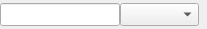
<?xml version="1.0" encoding="UTF-8"?>
<ui version="4.0">
 <class>NodeValueEnumOptionsWidget</class>
 <widget class="QWidget" name="NodeValueEnumOptionsWidget">
  <property name="geometry">
   <rect>
    <x>0</x>
    <y>0</y>
    <width>207</width>
    <height>29</height>
   </rect>
  </property>
  <property name="sizePolicy">
   <sizepolicy hsizetype="Preferred" vsizetype="Minimum">
    <horstretch>0</horstretch>
    <verstretch>0</verstretch>
   </sizepolicy>
  </property>
  <property name="font">
   <font>
    <pointsize>10</pointsize>
   </font>
  </property>
  <property name="windowTitle">
   <string>Form</string>
  </property>
  <layout class="QHBoxLayout" name="horizontalLayout">
   <property name="spacing">
    <number>0</number>
   </property>
   <property name="leftMargin">
    <number>0</number>
   </property>
   <property name="topMargin">
    <number>0</number>
   </property>
   <property name="rightMargin">
    <number>0</number>
   </property>
   <property name="bottomMargin">
    <number>0</number>
   </property>
   <item>
    <widget class="QLineEdit" name="ValueEdit"/>
   </item>
   <item>
    <widget class="QComboBox" name="OptionsCombo"/>
   </item>
   <item>
    <widget class="CheckIndicator" name="ValueValidIndicator">
     <property name="sizePolicy">
      <sizepolicy hsizetype="Minimum" vsizetype="Minimum">
       <horstretch>0</horstretch>
       <verstretch>0</verstretch>
      </sizepolicy>
     </property>
     <property name="text">
      <string/>
     </property>
    </widget>
   </item>
  </layout>
 </widget>
 <customwidgets>
  <customwidget>
   <class>CheckIndicator</class>
   <extends>QLabel</extends>
   <header>gui/widgets/checkIndicator.hui</header>
  </customwidget>
 </customwidgets>
 <resources>
  <include location="../main.qrc"/>
 </resources>
 <connections/>
</ui>
